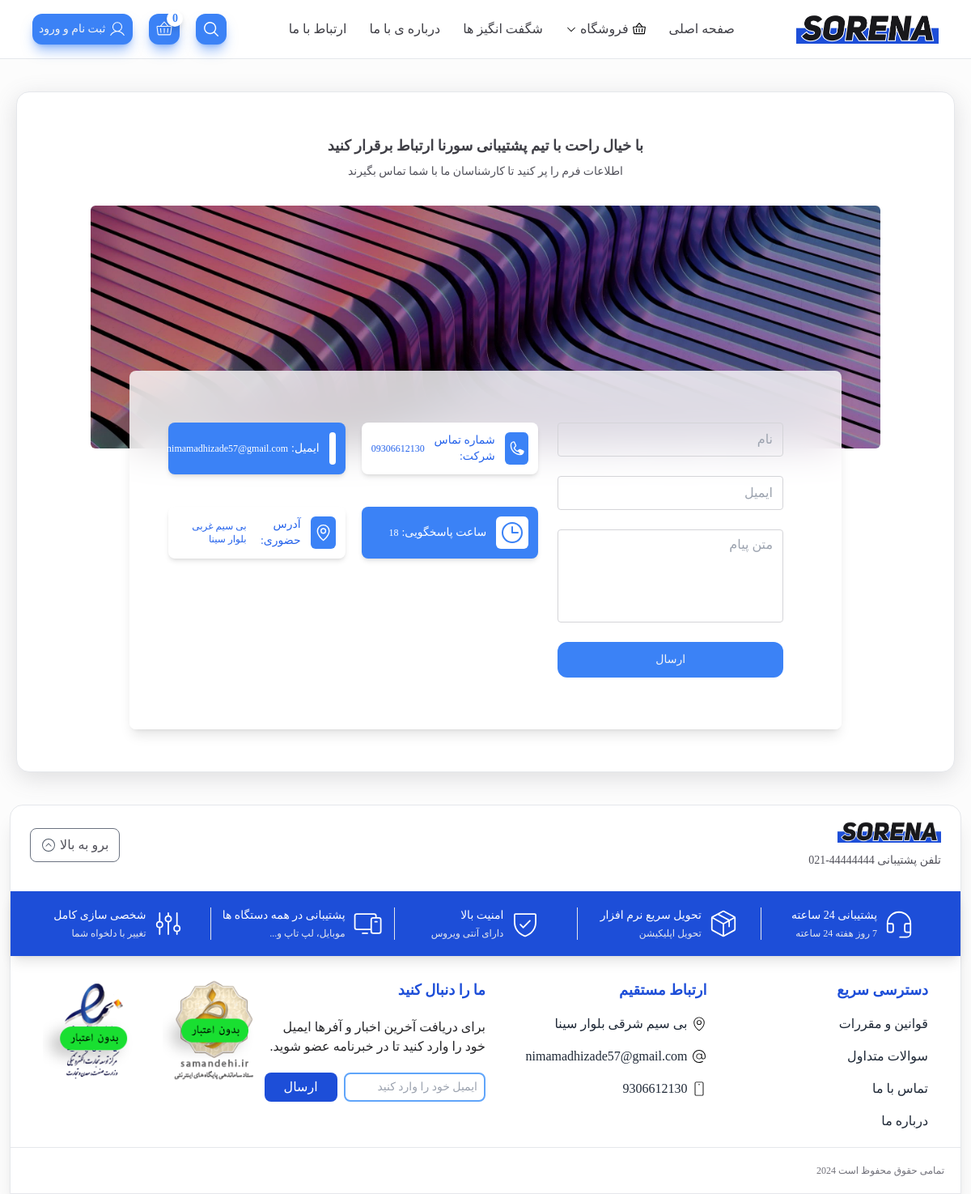
The app's page /contact_us with its own data.
### home/models.py (models this page shows, shortened)
class ContactInfo(models.Model):
    phone_number = models.CharField(max_length=20, verbose_name='شماره تلفن')
    email = models.EmailField(verbose_name='ایمیل')
    working_hours = models.CharField(max_length=50, verbose_name='ساعات کاری')
    address = models.TextField(verbose_name='آدرس')
    class Meta:
        verbose_name = 'اطلاعات تماس'
        verbose_name_plural = 'اطلاعات تماس'

class FooterInfo(models.Model):
    address = models.CharField(max_length=100, null=True, blank=True, verbose_name='آدرس')
    email = models.EmailField(null=True, blank=True, verbose_name='ایمیل')
    phone = models.IntegerField(null=True, blank=True, verbose_name='شماره تلفن')
    class Meta:
        verbose_name = 'اطلاعات فوتر'
        verbose_name_plural = 'اطلاعات فوتر'

### home/views.py (the view, shortened to what this page needs)
# urls.py: path('contact_us', views.ContactUsView.as_view(), name='contactus'),
class ContactUsView(TemplateView):
    template_name = 'home/contact-us.html'
    def get(self, request, *args, **kwargs):
        form = ContactForm()
        contact_info = ContactInfo.objects.first()
        return render(request, self.template_name, {'form': form, 'contact_info': contact_info})

### home/templates/home/contact-us.html (shortened to what this page needs)
{% load  static %}
<!DOCTYPE html>
<html lang="fa" dir="rtl">
<head>
    <link rel="stylesheet" href="{% static 'css/main.css' %}">
</head>
<body class="max-w-[1600px] mx-auto bg-[#fcfcfc]">
<header class="fixed w-full max-w-[1600px] border-b z-50 bg-white">
    {% include 'includes/header.html' %}
</header>
<main class="pt-20 md:pt-40 lg:pt-[73px]">
    <div class="bg-white shadow-large lg:my-10 mx-5 rounded-xl md:rounded-2xl p-3 md:p-5 border">
        <div class="flex justify-center items-center lg:my-0">
            <div class="content-center px-4 my-8">
                <div class="text-center mb-2 text-zinc-700 text-lg font-semibold">
                    با خیال راحت با تیم پشتیبانی سورنا ارتباط برقرار کنید
                </div>
                <div class="text-center text-zinc-600 text-sm">
                    اطلاعات فرم را پر کنید تا کارشناسان ما با شما تماس بگیرند
                </div>
            </div>
        </div>
        <div class="container mx-auto md:px-6 mb-8">
            <section>
                <div class="relative h-[300px] overflow-hidden bg-cover bg-[50%] bg-no-repeat rounded-md"
                     style="background-image: url({% static 'image/bgConatactUs.jpg' %});"></div>
                <div class="container px-6 md:px-12">
                    <div
                            class="block rounded-lg bg-[hsla(0,0%,100%,0.8)] px-6 py-12 shadow-lg md:py-16 md:px-12 -mt-24 backdrop-blur-xl">
                        <div class="flex flex-wrap">
                            <div class="mb-12 w-full shrink-0 grow-0 basis-auto md:px-3 lg:mb-0 lg:w-5/12 lg:px-6">
                                <form id="contact-form" method="post">
                                    <div class="relative mb-6">
                                        {{ form.name }}
                                    </div>
                                    <div class="relative mb-6">
                                        {{ form.email }}
                                    </div>
                                    <div class="relative mb-6">
                                        {{ form.message }}
                                    </div>
                                    <button type="submit"
                                            class="w-full inline-block py-3 px-10 text-sm bg-blue-500 hover:bg-blue-400 transition text-gray-100 rounded-xl text-center">
                                        ارسال
                                    </button>
                                </form>
                            </div>
                            <div class="grid grid-cols-1 md:grid-cols-2 gap-x-5 gap-y-10 h-fit w-full lg:w-7/12">
                                <div class="flex items-center gap-x-1 bg-white text-blue-600 px-3 py-3 rounded-lg shadow-md">
                                    <span class="inline-block text-sm">
            شماره تماس شرکت:
        </span>
                                    <span class="inline-block text-xs">
            {{ contact_info.phone_number }}
        </span>
                                </div>
                                <div class="flex items-center gap-x-1 bg-blue-500 text-white px-3 py-3 rounded-lg shadow-md">
                                    <span class="inline-block text-sm">
            ایمیل:
        </span>
                                    <span class="inline-block text-xs">
            {{ contact_info.email }}
        </span>
                                </div>
                                <div class="flex items-center gap-x-1 bg-blue-500 text-white px-3 py-3 rounded-lg shadow-md">
                                    <span class="inline-block text-sm">
            ساعت پاسخگویی:
        </span>
                                    <span class="inline-block text-xs">
            {{ contact_info.working_hours }}
        </span>
                                </div>
                                <div class="flex items-center gap-x-1 bg-white text-blue-600 px-3 py-3 rounded-lg shadow-md">
                                    <span class="inline-block text-sm">
            آدرس حضوری:
        </span>
                                    <span class="inline-block text-xs">
            {{ contact_info.address }}
        </span>
                                </div>
                            </div>
                        </div>
                    </div>
                </div>
            </section>
        </div>
    </div>
</main>
{% include 'includes/footer.html' %}
</body>
</html>

### templates/includes/footer.html (shortened to what this page needs)
  {% load static %}
<footer class="rounded-t-2xl border shadow-xl mt-5 py-5 mx-3 bg-white">
    <div class="flex flex-wrap gap-y-4 justify-between items-center px-6">
      <div class="flex flex-col">
        <div>
          <img class="w-32" src="{% static 'image/logo.png' %}" alt="">
        </div>
        <div class="text-sm text-zinc-600 mt-3">
          تلفن پشتیبانی 44444444-021
        </div>
      </div>
      <div>
        <button type="button" class="flex items-center gap-x-1 border border-gray-500 rounded-lg px-3 py-2 text-zinc-600 text-sm md:text-base" id="btn-back-to-top">
          برو به بالا
        </button>
      </div>
    </div>
    <div class="bg-blue-700 grid justify-items-center gap-y-7 grid-cols-1 md:grid-cols-3 lg:grid-cols-5 p-5 my-7 shadow-lg">
      <div class="flex gap-x-2 pr-20 md:pr-0 md:justify-center items-center w-full lg:border-l">
        <div>
        </div>
        <div>
          <div class="text-sm mb-1 text-white">
            پشتیبانی 24 ساعته
          </div>
          <div class="text-xs text-gray-200">
            7 روز هفته 24 ساعته
          </div>
        </div>
      </div>
      <div class="flex gap-x-2 pr-20 md:pr-0 md:justify-center items-center w-full lg:border-l">
        <div>
        </div>
        <div>
          <div class="text-sm mb-1 text-white">
            تحویل سریع نرم افزار
          </div>
          <div class="text-xs text-gray-200">
            تحویل اپلیکیشن
          </div>
        </div>
      </div>
      <div class="flex gap-x-2 pr-20 md:pr-0 md:justify-center items-center w-full lg:border-l">
        <div>
        </div>
        <div>
          <div class="text-sm mb-1 text-white">
            امنیت بالا
          </div>
          <div class="text-xs text-gray-200">
            دارای آنتی ویروس
          </div>
        </div>
      </div>
      <div class="flex gap-x-2 pr-20 md:pr-0 md:justify-center items-center w-full lg:border-l">
        <div>
        </div>
        <div>
          <div class="text-sm mb-1 text-white">
            پشتیبانی در همه دستگاه ها
          </div>
          <div class="text-xs text-gray-200">
            موبایل، لپ تاپ و...
          </div>
        </div>
      </div>
      <div class="flex gap-x-2 pr-20 md:pr-0 md:justify-center items-center w-full">
        <div>
        </div>
        <div>
          <div class="text-sm mb-1 text-white">
            شخصی سازی کامل
          </div>
          <div class="text-xs text-gray-200">
            تغییر با دلخواه شما
          </div>
        </div>
      </div>
    </div>
    <div class="grid grid-cols-1 md:grid-cols-2 gap-y-7 lg:grid-cols-4 px-10">
      <div>
        <div class="text-blue-700 mb-4 text-lg font-bold">
          دسترسی سریع
        </div>
        <div class="">
          <ul class="flex flex-col gap-y-4">
            <li>
              <a class="text-gray-800 hover:text-blue-600 transition" href="{% url 'home:rules' %}">
                قوانین و مقررات
              </a>
            </li>
            <li>
              <a class="text-gray-800 hover:text-blue-600 transition" href="{% url 'home:qs' %}">
                سوالات متداول
              </a>
            </li>
            <li>
              <a class="text-gray-800 hover:text-blue-600 transition" href="{% url 'home:contactus' %}">
                تماس با ما
              </a>
            </li>
            <li>
              <a class="text-gray-800 hover:text-blue-600 transition" href="{% url 'home:aboutus' %}">
                درباره ما
              </a>
            </li>
          </ul>
        </div>
      </div>
      <div>
        <div class="text-blue-700 mb-4 text-lg font-bold">
          ارتباط مستقیم
        </div>
        <div class="">
            {% for footer in footer %}
          <ul class="flex flex-col gap-y-4">
            <li>
              <a class="text-gray-800 hover:text-blue-600 transition flex items-center gap-x-1 group w-fit" href="">
              {{ footer.address }}
              </a>
            </li>
            <li>
              <a class="text-gray-800 hover:text-blue-600 transition flex items-center gap-x-1 group w-fit" href="">
                {{ footer.email }}
              </a>
            </li>
            <li>
              <a class="text-gray-800 hover:text-blue-600 transition flex items-center gap-x-1 group w-fit" href="">
                {{ footer.phone }}
              </a>
            </li>
          </ul>
            {% endfor %}
        </div>
      </div>
      <div>
        <div class="text-blue-700 text-lg font-bold">
          ما را دنبال کنید
        </div>
        <div class="my-5 text-zinc-800">
          برای دریافت آخرین اخبار و آفرها ایمیل خود را وارد کنید تا در خبرنامه عضو شوید.
        </div>
        <div class="flex gap-x-2">
          <input class="w-full border-2 border-blue-400 outline-none text-sm rounded-lg py-2 px-2 h-full" type="email" placeholder="ایمیل خود را وارد کنید">
          <div>
            <button class="bg-blue-700 hover:bg-blue-600 transition text-white rounded-lg w-full h-full px-6" type="submit">
              ارسال
            </button>
          </div>
        </div>
      </div>
      <div class="flex md:justify-end gap-x-5">
        <img class="max-w-32 h-fit" src="{% static 'image/service/symbol-01.png' %}" alt="">
        <img class="max-w-32 h-fit" src="{% static 'image/service/symbol-02.png' %}" alt="">
      </div>
    </div>
    <div class="mt-5 border-t w-full text-xs text-zinc-500 pr-5 pt-5">
      تمامی حقوق محفوظ است 2024
    </div>
  </footer>

### records on screen
ContactInfo: phone_number "09306612130", email "nimamadhizade57@gmail.com", working_hours "18", address "بی سیم غربی بلوار سینا"
FooterInfo: address "بی سیم شرقی بلوار سینا", email "nimamadhizade57@gmail.com", phone "9306612130"

### other values on screen
{{ items_count }} "0"
